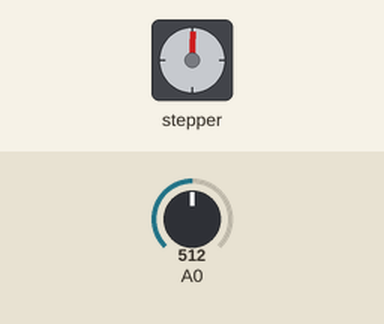
Bench run of a sketch on a simulated Arduino Uno, built with avr-gcc and run on an emulated ATmega328P. On the bench: stepper motor. The test bench sets the inputs (shaded band); at power-on: A0 = 512. Stepper angles assume 200 steps per turn.

Above: at 0.15 s.
At 9.64 s:
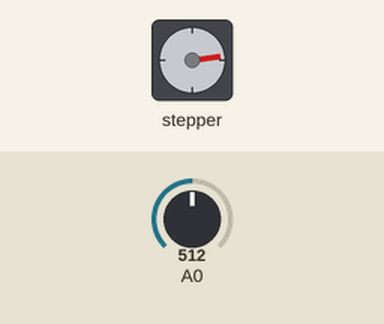
At 19.74 s:
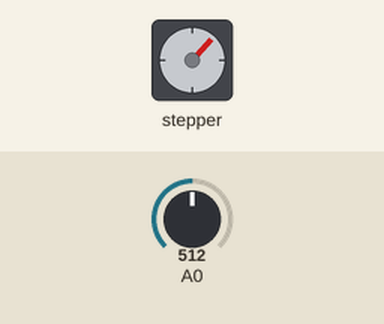
At 39.64 s:
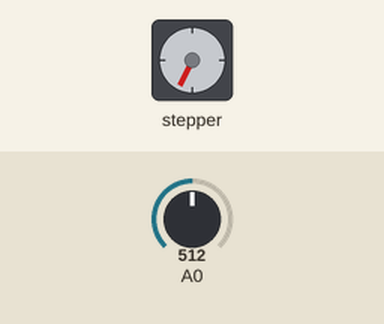
Timing chart, 0 to 40.0 s (numbered marks = the images above):
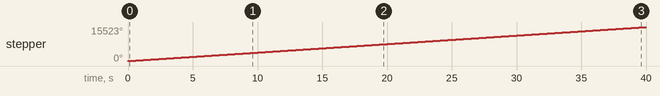

The sketch:

stepper_sangappa.ino
```cpp
/*
 Stepper Motor Control - speed control

 This program drives a unipolar or bipolar stepper motor.
 The motor is attached to digital pins 8 - 11 of the Arduino.
 A potentiometer is connected to analog input 0.

 The motor will rotate in a clockwise direction. The higher the potentiometer value,
 the faster the motor speed. Because setSpeed() sets the delay between steps,
 you may notice the motor is less responsive to changes in the sensor value at
 low speeds.

 Created 30 Nov. 2009
 Modified 28 Oct 2010
 by Tom Igoe

 */

#include <Stepper.h>

const int stepsPerRevolution = 200;  // change this to fit the number of steps per revolution
// for your motor


// initialize the stepper library on pins 8 through 11:
Stepper myStepper(stepsPerRevolution, 8, 9, 10, 11);

int stepCount = 0;  // number of steps the motor has taken

void setup() {
  // nothing to do inside the setup
}

void loop() {
  // read the sensor value:
  int sensorReading = analogRead(A0);
  sensorReading = 700;
  // map it to a range from 0 to 100:
  int motorSpeed = map(sensorReading, 0, 1023, 0, 100);
  // set the motor speed:
  if (motorSpeed > 0) {
    myStepper.setSpeed(motorSpeed);
    // step 1/100 of a revolution:
    myStepper.step(stepsPerRevolution / 100);
  }
}
```

Measured:
- by itself, stepper: keeps turning clockwise at about 388°/s
